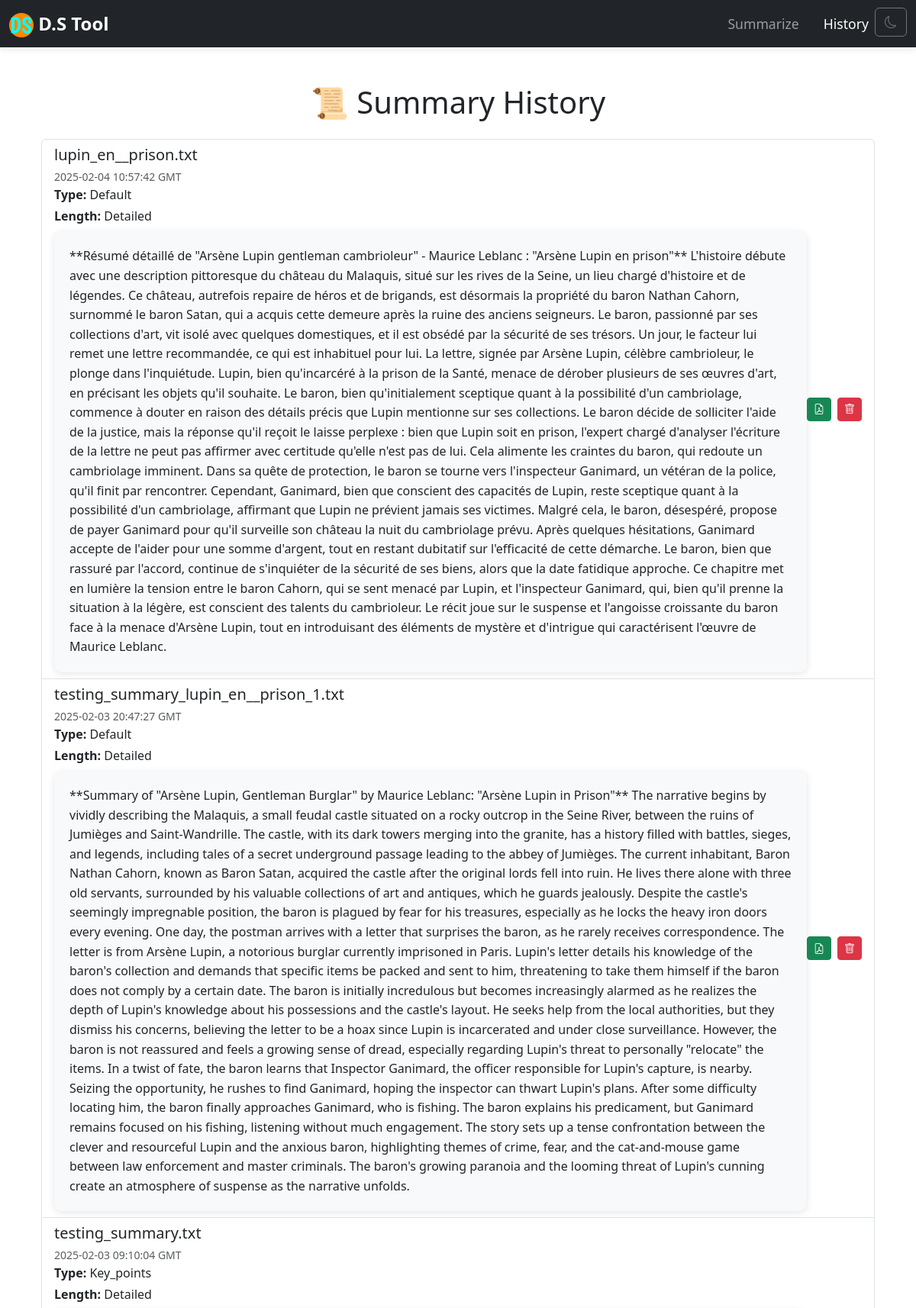
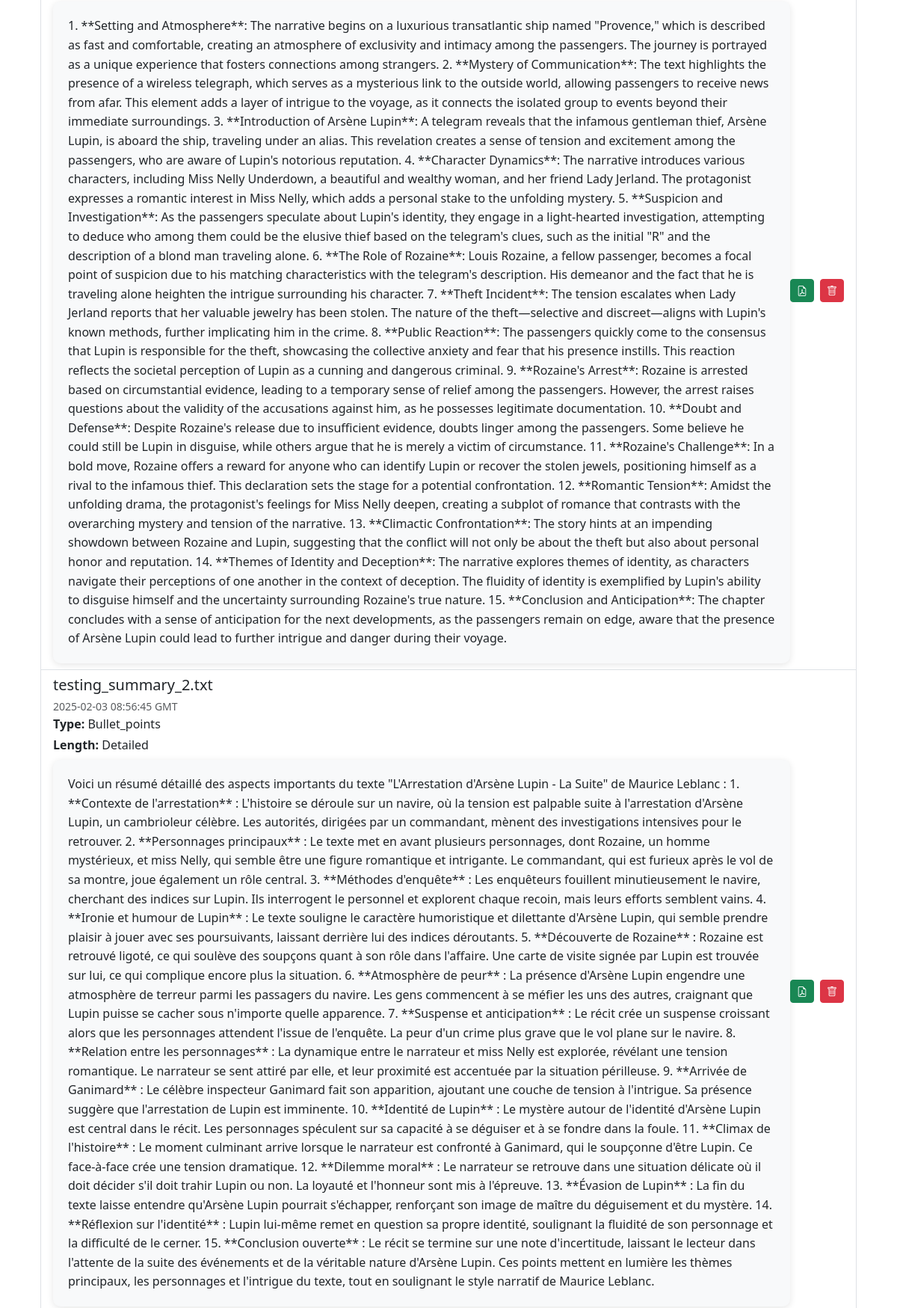
The app's page /history (upper part) with its own data (2 pictures, top to bottom).
### app/models.py (models this page shows, shortened)
class SummaryHistory(db.Model):
    id = db.Column(db.Integer, primary_key=True)
    filename = db.Column(db.String(200), nullable=False)
    summary_type = db.Column(db.String(50), nullable=False)
    summary_length = db.Column(db.String(50), nullable=False)
    summary_content = db.Column(db.Text, nullable=False)
    created_at = db.Column(db.DateTime, default=datetime.utcnow)

### app/routes.py (the view)
@main.route('/history')
def history():
    summaries = SummaryHistory.query.order_by(SummaryHistory.created_at.desc()).all()
    return render_template('history.html', summaries=summaries)

### app/templates/history.html
{% extends "base.html" %}
{% block content %}
<div class="container mt-5">
    <h1 class="text-center mb-4">📜 Summary History</h1>
    <div class="list-group">
        {% for summary in summaries %}
        <div class="list-group-item">
            <div class="d-flex justify-content-between align-items-center">
                <div>
                    <h5 class="mb-1">{{ summary.filename }}</h5>
                    <small class="text-muted">{{ summary.created_at.strftime('%Y-%m-%d %H:%M:%S') }} GMT</small>
                    <p class="mb-1"><strong>Type:</strong> {{ summary.summary_type | capitalize }}</p>
                    <p class="mb-1"><strong>Length:</strong> {{ summary.summary_length | capitalize }}</p>
                    <div class="summary-content mt-2">
                        {{ summary.summary_content | safe }}
                    </div>
                </div>
                <a href="{{ url_for('main.download_summary', summary_id=summary.id) }}" class="btn btn-success btn-sm me-2" title="Download PDF">
                    <i class="bi bi-file-earmark-pdf"></i>
                </a>
                <form action="{{ url_for('main.delete_summary', summary_id=summary.id) }}" method="POST" class="d-inline">
                    <button type="submit" class="btn btn-danger btn-sm" onclick="return confirm('Are you sure you want to delete this summary?');">
                        <i class="bi bi-trash"></i>
                    </button>
                </form>
            </div>
        </div>
        {% endfor %}
    </div>
</div>
{% endblock %}

### app/templates/base.html (shortened to what this page needs)
<!DOCTYPE html>
<html lang="en">
<head>
    <link rel="stylesheet" href="https://cdn.jsdelivr.net/npm/bootstrap@5.3.2/dist/css/bootstrap.min.css">
    <link rel="stylesheet" href="https://cdn.jsdelivr.net/npm/bootstrap-icons@1.11.3/font/bootstrap-icons.min.css">
    <link rel="stylesheet" href="{{ url_for('static', filename='css/style.css') }}">
</head>
<body>
    <nav class="navbar navbar-expand-lg navbar-dark bg-dark">
        <div class="container-fluid">
            <a class="navbar-brand" href="{{ url_for('main.index') }}">
                <img src="/static/favicon-32x32.png" alt="logo"> D.S Tool</a>
            <div class="collapse navbar-collapse" id="navbarNav">
                <ul class="navbar-nav ms-auto">
                    <li class="nav-item">
                        <a class="nav-link {% if request.endpoint == 'main.index' %}active{% endif %}" href="{{ url_for('main.index') }}">Summarize</a>
                    </li>
                    <li class="nav-item">
                        <a class="nav-link {% if request.endpoint == 'main.history' %}active{% endif %}" href="{{ url_for('main.history') }}">History</a>
                    </li>
                    <li class="nav-item">
                        <button id="toggle-theme" class="btn btn-outline-secondary">
                            <i id="theme-icon" class="bi bi-moon"></i>
                        </button>
                    </li>
                </ul>
            </div>
        </div>
    </nav>
    <div class="container">
        {% block content %}{% endblock %}
    </div>
</body>
</html>

### app/static/css/style.css (style rules this page uses)
.summary-content { font-size: 16px; line-height: 1.6; background: #f8f9fa; padding: 20px; border-radius: 10px; box-shadow: 0px 2px 10px rgba(0, 0, 0, 0.1); }
.navbar { box-shadow: 0 2px 10px rgba(0, 0, 0, 0.1); }
.navbar-brand { font-weight: bold; font-size: 1.5rem; }
.nav-link { font-size: 1.1rem; margin-left: 1rem; }

### records on screen
SummaryHistory: filename "lupin_en__prison.txt", created_at "2025-02-04 10:57:42", summary_type "Default", summary_length "Detailed", summary_content "**Résumé détaillé de \"Arsène Lupin gentleman cambrioleur\" - Maurice Leblanc : \"Arsène Lupin en prison\"** L'histoire débute avec une description pittoresque du château du Malaquis, situé sur les rives de la Seine, un lieu chargé d'histoire et de légendes. Ce château, autrefois repaire de héros et de brigands, est désormais la propriété du baron Nathan Cahorn, surnommé le baron Satan, qui a acquis cette demeure après la ruine des anciens seigneurs. Le baron, passionné par ses collections d'art, vit isolé avec quelques domestiques, et il est obsédé par la sécurité de ses trésors. Un jour, le facteur lui remet une lettre recommandée, ce qui est inhabituel pour lui. La lettre, signée par Arsène…"
SummaryHistory: filename "testing_summary_lupin_en__prison_1.txt", created_at "2025-02-03 20:47:27", summary_type "Default", summary_length "Detailed", summary_content "**Summary of \"Arsène Lupin, Gentleman Burglar\" by Maurice Leblanc: \"Arsène Lupin in Prison\"** The narrative begins by vividly describing the Malaquis, a small feudal castle situated on a rocky outcrop in the Seine River, between the ruins of Jumièges and Saint-Wandrille. The castle, with its dark towers merging into the granite, has a history filled with battles, sieges, and legends, including tales of a secret underground passage leading to the abbey of Jumièges. The current inhabitant, Baron Nathan Cahorn, known as Baron Satan, acquired the castle after the original lords fell into ruin. He lives there alone with three old servants, surrounded by his valuable collections of art and…"
SummaryHistory: filename "testing_summary.txt", created_at "2025-02-03 09:10:04", summary_type "Key_points", summary_length "Detailed", summary_content "1. **Setting and Atmosphere**: The narrative begins on a luxurious transatlantic ship named \"Provence,\" which is described as fast and comfortable, creating an atmosphere of exclusivity and intimacy among the passengers. The journey is portrayed as a unique experience that fosters connections among strangers. 2. **Mystery of Communication**: The text highlights the presence of a wireless telegraph, which serves as a mysterious link to the outside world, allowing passengers to receive news from afar. This element adds a layer of intrigue to the voyage, as it connects the isolated group to events beyond their immediate surroundings. 3. **Introduction of Arsène Lupin**: A telegram reveals that…"
SummaryHistory: filename "testing_summary_2.txt", created_at "2025-02-03 08:56:45", summary_type "Bullet_points", summary_length "Detailed", summary_content "Voici un résumé détaillé des aspects importants du texte \"L'Arrestation d'Arsène Lupin - La Suite\" de Maurice Leblanc : 1. **Contexte de l'arrestation** : L'histoire se déroule sur un navire, où la tension est palpable suite à l'arrestation d'Arsène Lupin, un cambrioleur célèbre. Les autorités, dirigées par un commandant, mènent des investigations intensives pour le retrouver. 2. **Personnages principaux** : Le texte met en avant plusieurs personnages, dont Rozaine, un homme mystérieux, et miss Nelly, qui semble être une figure romantique et intrigante. Le commandant, qui est furieux après le vol de sa montre, joue également un rôle central. 3. **Méthodes d'enquête** : Les enquêteurs…"
